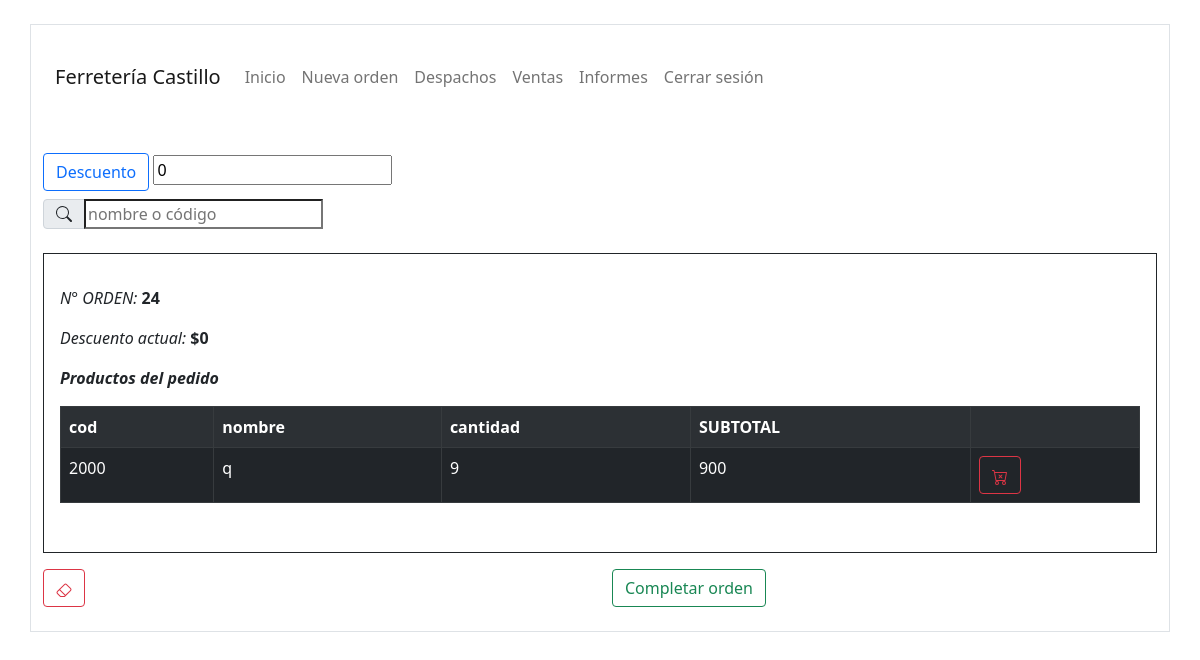
Screenshot of /Ferreteria_Castillo/nuevaOrden.view.php (signed in) with the database file from the repository.
### tables this page shows
CREATE TABLE `factura_temp` (
  `id` int(11) NOT NULL,
  `num_factura` int(250) NOT NULL,
  `descuento` int(255) NOT NULL
);

CREATE TABLE `producto` (
  `id` int(11) NOT NULL,
  `codigo` int(11) NOT NULL,
  `nombre` varchar(250) NOT NULL,
  `precio` double NOT NULL
);

### Ferreteria_Castillo/nuevaOrden.view.php (the view, shortened to what this page needs)
<?php
include 'templates/head.php';
include 'conexion.php';
if (!isset($_SESSION['usuario'])) {
	header('Location: login.php');
} else {
	$count = 0;
	$verifi = $conexion->query("select * from factura_producto_temp");
	while ($val = mysqli_fetch_array($verifi)) {
		$count++;
	}
?>
	<div class="row w-50">
		<div class=" col-6 input-group mb-2 mt-4">
			<form action="" method="post">
				<button type="submit" name="accionBoton" value="descuento_boton" class="btn btn-outline-primary">Descuento</button>
				<input type="number" name="descuento" id="descuento" placeholder="Descuento" value=0>
			</form>
		</div>
		<div class=" col-6 input-group">
			<span class="input-group-text" id="basic-addon1"></span>
			<input type="text" placeholder="nombre o código" class="" name="caja_busqueda_orden" id="caja_busqueda_orden"> </input>
		</div>
	</div>
	<div class="row mt-4 mb-4">
			<?php
			if ($count > 0) {
			?>
		<div class="col-12 mb-3">
			<div class="table-responsive border border-dark p-3  table-scrollable">
				<p>
				<p><i>N° ORDEN:</i> <strong><?php
											$ord = $conexion->query("select * from factura_temp ");
											$rOrd = mysqli_fetch_array($ord);
											echo $rOrd['num_factura'];
											?></strong></p> <i>Descuento actual:</i> <strong>$<?php
																								$des = $conexion->query("SELECT * FROM `factura_temp`;");
																								$rdes = mysqli_fetch_array($des);
																								echo $rdes['descuento'];
																								?></strong></p>
				<p><strong> <i>Productos del pedido</i></strong></p>
				<table class="table table-dark table-striped table-bordered ">
					<tr>
						<th>cod</th>
						<th>nombre</th>
						<th>cantidad</th>
						<th>SUBTOTAL</th>
						<th></th>
					</tr>
					<?php
					$consultaProducto = $conexion->query("select * from producto");
					while ($r = mysqli_fetch_array($consultaProducto)) {
						$cantidad = 0;
						$r_id = $r['id'];
						$consultarCantidad = $conexion->query("select * from factura_producto_temp  where id_producto = {$r_id}");
						while ($s = mysqli_fetch_array($consultarCantidad)) {
							$cantidad++;
						}
					?><tr>
							<form action="" method="post" class="form-group">
								<?php
								if ($cantidad > 0) {
								?>
									<td><?php echo $r['codigo']; ?></td>
									<td><?php echo $r['nombre']; ?></td>
									<td><?php echo $cantidad;    ?></td>
									<td><?php echo  number_format($r['precio'] * $cantidad); ?></td>
									<td>
										<button class="btn btn-outline-danger" type="submit" name="accionBoton" value="Delete"></button>
									</td>
								<?php
								} else {
								?>
								<?php
								}
								?>
							</form>
						</tr>
					<?php
					}
					?>
				</table>
			<?php } ?>
			</div>
		</div>
		<?php
		if ($count > 0) {
		?>
			<div class="col-6">
				<form action="" method="post">
					<button class="btn btn-outline-danger " type="submit" name="accionBoton" value="clear"></button>
				</form>
			</div>
			<div class="col-6">
				<button type="button" class="btn btn-outline-success " data-bs-toggle="modal" data-bs-target="#exampleModal">
					Completar orden
				</button>
			</div>
	</div>
<?php
		}
	}
	include 'templates/foot.php';
?>

### Ferreteria_Castillo/templates/head.php (style rules this page uses)
input[type=number] { -moz-appearance: textfield; }

### Ferreteria_Castillo/nuevaOrden.view.php (style rules this page uses)
.table-scrollable { overflow-y: scroll; min-height: 300px; max-height: 500px; }
.table-scrollable { overflow-y: scroll; max-height: 350px; }

### rows the page displays
factura_temp: num_factura "24", descuento "0"
producto: codigo "2000", nombre "q", cantidad "9", $r['precio']*$cantidad "900"
